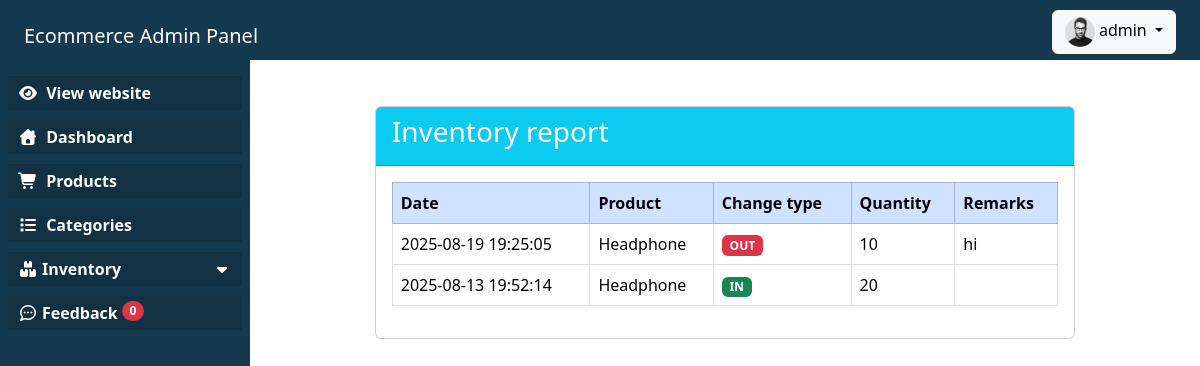
/admin/index.php?page=inventory_report (signed in), run on the app's committed database.
### tables this page shows
CREATE TABLE `inventory` (
  `id` int(11) NOT NULL,
  `product_id` int(11) NOT NULL,
  `change_type` enum('in','out') NOT NULL,
  `quantity` int(11) NOT NULL,
  `remark` varchar(255) DEFAULT NULL,
  `created_at` timestamp NOT NULL DEFAULT current_timestamp()
);

CREATE TABLE `products` (
  `id` int(11) NOT NULL COMMENT 'Primary Key',
  `product_name` varchar(255) NOT NULL,
  `description` text DEFAULT NULL,
  `product_price` decimal(10,2) NOT NULL,
  `selling_price` int(8) NOT NULL,
  `product_image` varchar(255) DEFAULT NULL,
  `stock_amount` int(11) NOT NULL,
  `has_attributes` tinyint(1) DEFAULT NULL,
  `category_id` int(6) DEFAULT NULL,
  `created_at` timestamp NOT NULL DEFAULT current_timestamp()
);

### admin/pages/inventory_report.php (the view, shortened to what this page needs)
<?php
include __DIR__ . '/../DBConfig.php';
$query = "SELECT i.*, p.product_name FROM inventory i JOIN products p ON i.product_id = p.id ORDER BY i.created_at DESC";
$statement = $DB_connection->query($query);
$logs = $statement->fetchAll(PDO::FETCH_ASSOC);
include __DIR__ . '/../includes/header.php';
include __DIR__ . '/../includes/sidebar.php';
?>
<div class="content">
    <div class="row">
        <div class="col-12 col-md-9 mx-auto mt-3">
            <div class="card">
                <div class="card-header bg-info text-white">
                    <h3 class="card-title">Inventory report</h3>
                </div>
                <div class="card-body">
                    <div class="table-responsive">
                        <table class="table table-bordered">
                            <thead class="table-primary">
                                <tr>
                                    <th>Date</th>
                                    <th>Product</th>
                                    <th>Change type</th>
                                    <th>Quantity</th>
                                    <th>Remarks</th>
                                </tr>
                            </thead>
                            <tbody>
                                <?php foreach($logs as $log): ?>
                                <tr>
                                    <td><?= $log['created_at'] ?></td>
                                    <td><?= htmlspecialchars($log['product_name']) ?></td>
                                    <td>
                                        <?php if($log['change_type'] === 'in'): ?>
                                            <span class="badge bg-success">IN</span>
                                        <?php else: ?>
                                            <span class="badge bg-danger">OUT</span>
                                        <?php endif; ?>
                                    </td>
                                    <td><?= $log['quantity'] ?></td>
                                    <td><?= $log['remark'] ?></td>
                                </tr>
                                <?php endforeach; ?>
                            </tbody>
                        </table>
                    </div>
                </div>
            </div>
        </div>
    </div>
</div>

### admin/includes/header.php (shortened to what this page needs)
<?php
include __DIR__ . '/../DBConfig.php';
$admin_id = $_SESSION['admin_logged_in'] ?? null;
$admin_image = 'default.jpg';
$admin_name = 'admin';
if($admin_id) {
	$statement = $DB_connection->prepare('SELECT * FROM admins where id = ?');
	$statement->execute([$admin_id]);
	$admin = $statement->fetch(PDO::FETCH_ASSOC);
	if($admin){
		$admin_image = !empty($admin['image']) ? $admin['image'] :'default.jpg';
		$admin_name = $admin['username'];
	}
}
?>
<!DOCTYPE html>
<html>
<head>
	<link href="https://cdn.jsdelivr.net/npm/bootstrap@5.3.7/dist/css/bootstrap.min.css" rel="stylesheet">
	<link rel="stylesheet" href="https://cdnjs.cloudflare.com/ajax/libs/font-awesome/7.0.0/css/all.min.css">
</head>
<body>
	<header style="height: 60px; background-color: #153a4fff; position: fixed; top: 0; left: 0; right: 0; z-index: 1000;">
		<div class="d-flex justify-content-between p-2 align-items-center px-4">
			<h5 class="pt-3" style="color: white;">Ecommerce Admin Panel</h5>
			<div class="dropdown">
				<button class="btn btn-light  dropdown-toggle" type="button" data-bs-toggle="dropdown" aria-expanded="false">
					<img src="uploads/admins/<?= htmlspecialchars($admin_image) ?>" alt="No photo found" class="rounded-circle" width="30" height="30">
					 <?=htmlspecialchars($admin_name); ?>
					 </button>
			</div>
		</div>
	</header>

### admin/includes/header.php (style rules this page uses)
body { margin: 0; padding: 0; }
.content { margin-left: 125px; margin-top: 20px; padding: 25px 2px; }
.dropdown { position: relative; }
header { z-index: 1000; }

### admin/pages/inventory_report.php (style rules this page uses)
body { overflow-x: hidden; }

### data on the page
inventory: created_at "2025-08-19 19:25:05", product.product_name "Headphone", change_type "OUT", quantity "10", remark "hi"
inventory: created_at "2025-08-13 19:52:14", product.product_name "Headphone", change_type "IN", quantity "20"

### other printed values
$admin_name "admin"
